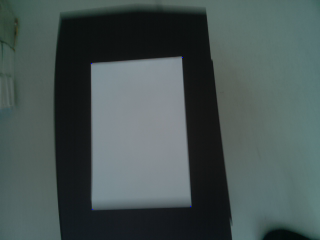
#> input picture testi1gtkuvat/k1.png, 320 x 240 px; its folder holds only this picture in this run
$ python -i sop.py   (imports and definitions only)   (Python 2 division)   (older library calls are emulated)
#> lines starting #> are read from the running program, lines starting #| are printed output that depends on the picture; after the words box and inside, x2 and y2 are one past the last pixel; in counts of white or black regions, pixels touching at a corner belong together
import time
import cv2
import numpy as np
import random


# [42 lines left out: functions segmentation, blur, not called in this run]

# laske cosini kolmen pisteen valilla
def angle_cos(p0, p1, p2):
    d1, d2 = (p0-p1).astype('float'), (p2-p1).astype('float')
    return abs( np.dot(d1, d2) / np.sqrt( np.dot(d1, d1)*np.dot(d2, d2) ) )

# etsi suurin contour jossa on 4 kulmaa ja ne on tarpeeksi lahella 90 astetta
# [31 lines left out: function contourfindrectangle, not called in this run]

#etsi contour jossa on edellisen framen centroid
def contourThatHasCentroid(image_bw):
        global centroidx, centroidy, areafound
        contours, hierarchy = cv2.findContours(image_bw,cv2.RETR_LIST,cv2.CHAIN_APPROX_SIMPLE)
        for cnt in contours:
            cnt_len = cv2.arcLength(cnt, True)
            cnt = cv2.approxPolyDP(cnt, 0.02*cnt_len, True)
            cnt = cv2.convexHull(cnt)
            #tarkista onko edellinen centroid uudessa alueessa
            insidearea = cv2.pointPolygonTest(cnt, (centroidx, centroidy), False)
            if insidearea == 1:
                #laske centroid
                m = cv2.moments(cnt)
                centroidx = int(m['m10']/m['m00'])
                centroidy = int(m['m01']/m['m00'])
                areafound = True
                return cnt , (centroidx,centroidy) # pelialue loytyi
        areafound = False
        return 0,(centroidx,centroidy) # pelialuetta ei loytynyt


centroidx = 0  # pelialueen keskipisteen x koordinaatti
centroidy = 0 # pelialueen keskipisteen y koordinaatti

>>> import cv2
>>> picture = cv2.imread('testi1gtkuvat/k1.png', cv2.IMREAD_GRAYSCALE)
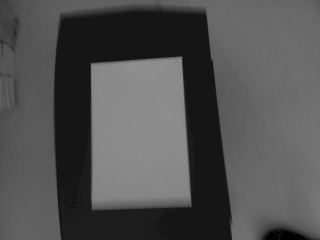
#> picture: shape (240, 320); min 0, max 144, mean 81.2
>>> result = contourThatHasCentroid(picture)
#> in contourThatHasCentroid, `contours, hierarchy = cv2.findContours(image_bw,cv2.RETR_LIST,cv2.CHAI..`: contours = 5 contours, 4 with area under 20; largest, box (x1, y1, x2, y2) and area: (0, 0, 320, 240) 75975
#> the loop in contourThatHasCentroid, `for cnt in contours:` made 5 passes
#> (cnt, cnt_len, insidearea) on passes 1, 2, 4: ([[269, 238]], 0, -1), ([[274, 237], [274, 236]], 2, -1), ([[282, 232]], 0, -1)
#> (cnt_len, insidearea) on pass 3: (13.07, -1)
#> result = (0, (0, 0))

$ run again, on testi1gtkuvat/k4.png
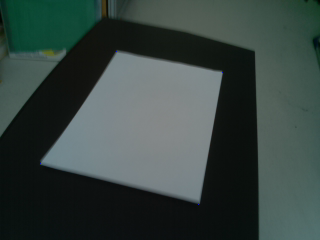
#> input picture testi1gtkuvat/k4.png, 320 x 240 px
#> `picture = cv2.imread('testi1gtkuvat/k1.png', cv2.IMREAD_GRAYSCALE)`:
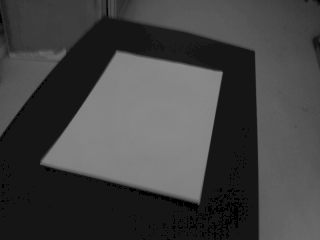
#> picture: shape (240, 320); min 0, max 138, mean 66.7
#> contours = 299 contours, 287 with area under 20; largest, box (x1, y1, x2, y2) and area: (0, 0, 320, 240) 76199, (213, 201, 245, 234) 418, (138, 190, 185, 208) 208, (183, 201, 200, 215) 108, (206, 205, 216, 216) 50
#> the loop in contourThatHasCentroid, `for cnt in contours:` made 299 passes
#> (cnt, cnt_len) on passes 1 to 3: ([[216, 238], [217, 237], [218, 238], [217, 239]], 5.66), ([[207, 238], [208, 237], [209, 238], [208, 239]], 5.66), ([[142, 238], [143, 237], [144, 238], [143, 239]], 5.66)
#> result = (0, (0, 0))

$ run again, on testi1gtkuvat/k5.png
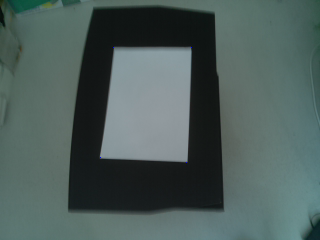
#> input picture testi1gtkuvat/k5.png, 320 x 240 px
#> `picture = cv2.imread('testi1gtkuvat/k1.png', cv2.IMREAD_GRAYSCALE)`:
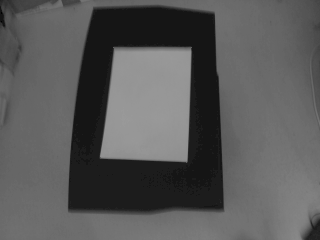
#> picture: shape (240, 320); min 0, max 154, mean 89.1
#> contours = 3 contours, 2 with area under 20; largest, box (x1, y1, x2, y2) and area: (0, 0, 320, 240) 76241
#> the loop in contourThatHasCentroid, `for cnt in contours:` made 3 passes
#> (cnt, cnt_len, insidearea) on pass 1: ([[0, 21], [1, 20], [2, 21], [1, 22]], 5.66, -1)
#> result = (0, (0, 0))

$ run again, on testi1gtkuvat/k6.png
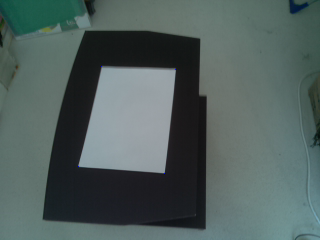
#> input picture testi1gtkuvat/k6.png, 320 x 240 px
#> `picture = cv2.imread('testi1gtkuvat/k1.png', cv2.IMREAD_GRAYSCALE)`:
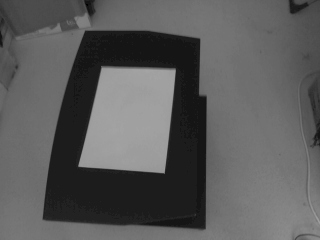
#> picture: shape (240, 320); min 0, max 164, mean 91.3
#> contours = 2 contours, 1 with area under 20; largest, box (x1, y1, x2, y2) and area: (0, 0, 320, 240) 76241
#> the loop in contourThatHasCentroid, `for cnt in contours:` made 2 passes
#> (cnt_len, insidearea) on pass 1: (9.07, -1)
#> result = (0, (0, 0))
